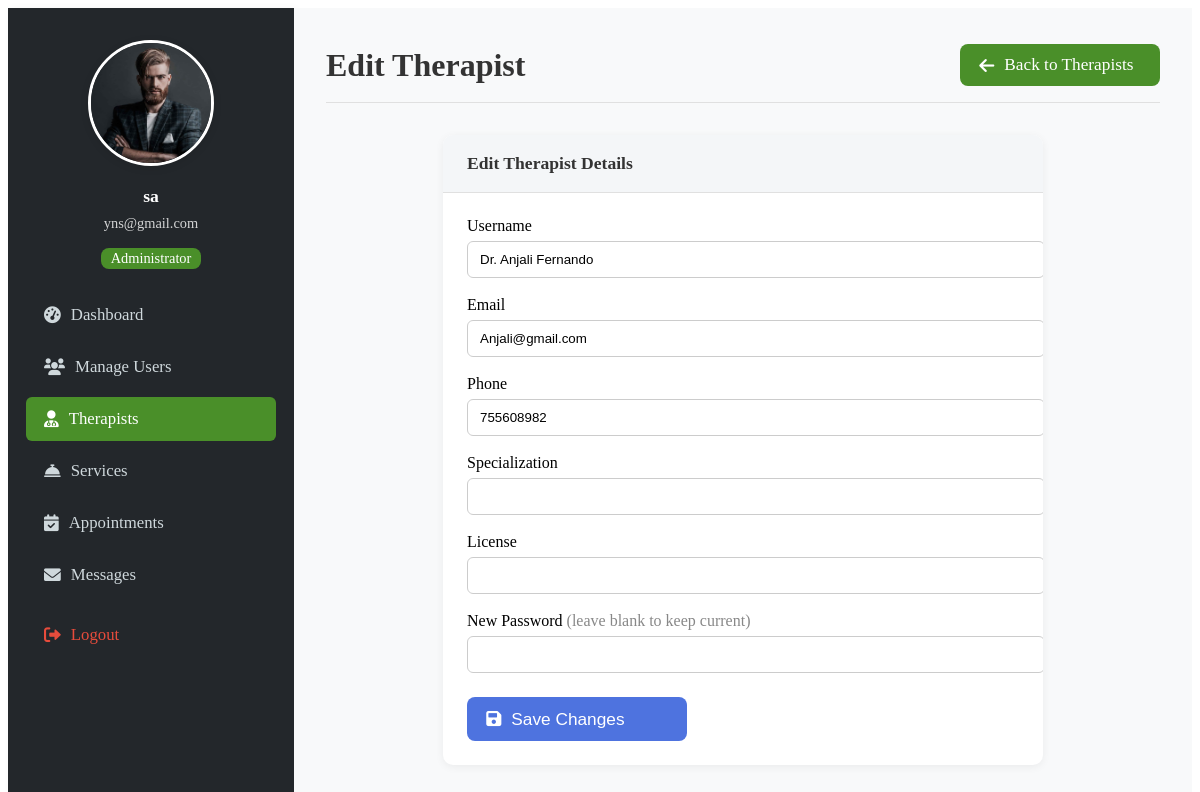
/admin/edit_therapist.php?id=18 (signed in), run on the app's committed database.
### tables this page shows
CREATE TABLE `users` (
  `user_id` int(11) NOT NULL,
  `username` varchar(50) NOT NULL,
  `pwd` varchar(225) NOT NULL,
  `phone` int(20) NOT NULL,
  `email` varchar(100) NOT NULL,
  `role` enum('client','therapist','admin') NOT NULL
);

### admin/edit_therapist.php (the view, shortened to what this page needs)
<?php
include('../dbconnect.php');
$therapist_id = isset($_GET['id']) ? intval($_GET['id']) : 0;
$therapist = null;
if ($therapist_id > 0) {
    $stmt = $conn->prepare("SELECT * FROM users WHERE user_id = ? AND role = 'therapist'");
    if ($stmt) {
        $stmt->bind_param("i", $therapist_id);
        $stmt->execute();
        $result = $stmt->get_result();
        $therapist = $result->fetch_assoc();
    } else {
        $error = 'Database error: ' . $conn->error;
    }
}
?>
<!DOCTYPE html>
<html lang="en">
<head>
    <link rel="stylesheet" href="admin_dashboard_custom.css">
    <link rel="stylesheet" href="https://cdnjs.cloudflare.com/ajax/libs/font-awesome/6.0.0/css/all.min.css">
</head>
<body>
    <div class="admin-flex">
        <div class="admin-sidebar">
            <div class="text-center mb-4">
                <div class="mb-3">
                    <img src="../image/c2.jpg" alt="Admin Profile" class="admin-profile-pic">
                </div>
                <h5><?php echo htmlspecialchars($_SESSION['username']); ?></h5>
                <small><?php echo htmlspecialchars($_SESSION['email']); ?></small>
                <div class="mt-2 admin-badge">Administrator</div>
            </div>
            <ul class="admin-nav">
                <li><a class="admin-nav-link" href="dashboard.php"><i class="fas fa-tachometer-alt"></i>Dashboard</a></li>
                <li><a class="admin-nav-link" href="users.php"><i class="fas fa-users"></i>Manage Users</a></li>
                <li><a class="admin-nav-link active" href="therapists.php"><i class="fas fa-user-md"></i>Therapists</a></li>
                <li><a class="admin-nav-link" href="services.php"><i class="fas fa-concierge-bell"></i>Services</a></li>
                <li><a class="admin-nav-link" href="appointments.php"><i class="fas fa-calendar-check"></i>Appointments</a></li>
                <li><a class="admin-nav-link" href="messages.php"><i class="fas fa-envelope"></i>Messages</a></li>
                <li class="spacing-top"><a class="admin-nav-link text-danger" href="../logout.php"><i class="fas fa-sign-out-alt"></i>Logout</a></li>
            </ul>
        </div>
        <div class="admin-main">
            <div class="admin-header">
                <h1>Edit Therapist</h1>
                <a href="therapists.php" class="admin-btn admin-btn-secondary" style="max-width:200px;">
                    <i class="fas fa-arrow-left me-2"></i>Back to Therapists
                </a>
            </div>
            <div class="admin-card" style="max-width:600px;margin:0 auto;">
                <div class="admin-card-header">Edit Therapist Details</div>
                <div class="admin-card-body">
                    <form method="post">
                        <div style="margin-bottom:18px;">
                            <label for="username" style="display:block;font-weight:500;margin-bottom:6px;">Username</label>
                            <input type="text" id="username" name="username" value="<?php echo htmlspecialchars($therapist['username']); ?>" required style="width:100%;padding:10px 12px;border-radius:6px;border:1px solid #ccc;">
                        </div>
                        <div style="margin-bottom:18px;">
                            <label for="email" style="display:block;font-weight:500;margin-bottom:6px;">Email</label>
                            <input type="email" id="email" name="email" value="<?php echo htmlspecialchars($therapist['email']); ?>" required style="width:100%;padding:10px 12px;border-radius:6px;border:1px solid #ccc;">
                        </div>
                        <div style="margin-bottom:18px;">
                            <label for="phone" style="display:block;font-weight:500;margin-bottom:6px;">Phone</label>
                            <input type="tel" id="phone" name="phone" value="<?php echo htmlspecialchars($therapist['phone']); ?>" style="width:100%;padding:10px 12px;border-radius:6px;border:1px solid #ccc;">
                        </div>
                        <div style="margin-bottom:18px;">
                            <label for="specialization" style="display:block;font-weight:500;margin-bottom:6px;">Specialization</label>
                            <input type="text" id="specialization" name="specialization" value="<?php echo htmlspecialchars($therapist['specialization'] ?? ''); ?>" style="width:100%;padding:10px 12px;border-radius:6px;border:1px solid #ccc;">
                        </div>
                        <div style="margin-bottom:18px;">
                            <label for="license" style="display:block;font-weight:500;margin-bottom:6px;">License</label>
                            <input type="text" id="license" name="license" value="<?php echo htmlspecialchars($therapist['license'] ?? ''); ?>" style="width:100%;padding:10px 12px;border-radius:6px;border:1px solid #ccc;">
                        </div>
                        <div style="margin-bottom:18px;">
                            <label for="new_password" style="display:block;font-weight:500;margin-bottom:6px;">New Password <span style="color:#888;font-weight:400;">(leave blank to keep current)</span></label>
                            <input type="password" id="new_password" name="new_password" style="width:100%;padding:10px 12px;border-radius:6px;border:1px solid #ccc;">
                        </div>
                        <div style="margin-top:24px;">
                            <button type="submit" class="admin-btn admin-btn-primary" style="width:100%;max-width:220px;">
                                <i class="fas fa-save me-2"></i>Save Changes
                            </button>
                        </div>
                    </form>
                </div>
            </div>
        </div>
    </div>
</body>
</html>

### admin/admin_dashboard_custom.css (style rules this page uses)
.admin-flex { display: flex; min-height: 100vh; background: #f8f9fa; }
.admin-sidebar { width: 250px; background: #23272b; color: #fff; padding: 32px 18px 18px 18px; box-shadow: 2px 0 8px rgba(0,0,0,0.04); display: flex; flex-direction: column; min-height: 100vh; }
.admin-sidebar .text-center { text-align: center; }
.admin-sidebar .mb-4 { margin-bottom: 1.5rem; }
.admin-sidebar .mb-3 { margin-bottom: 1rem; }
.admin-sidebar .mt-2 { margin-top: 0.5rem; }
.admin-sidebar .spacing-top { margin-top: 1rem; }
.admin-sidebar h5 { margin: 0 0 0.5rem 0; font-size: 1.1rem; font-weight: 600; }
.admin-sidebar small { display: block; margin-bottom: 0.5rem; font-size: 0.9rem; opacity: 0.8; }
.admin-badge { display: inline-block; padding: 2px 10px; border-radius: 8px; font-size: 0.9rem; font-weight: 500; background: #4a8f29; color: #fff; }
.admin-profile-pic { width: 120px; height: 120px; border-radius: 50%; object-fit: cover; border: 3px solid #fff; box-shadow: 0 2px 8px rgba(0,0,0,0.1); }
.admin-nav { list-style: none; padding: 0; margin: 0; }
.admin-nav-link { display: flex; align-items: center; color: #cfd8dc; text-decoration: none; padding: 12px 18px; border-radius: 6px; margin-bottom: 8px; font-size: 1.05rem; transition: background 0.2s, color 0.2s; }
.admin-nav-link.active, .admin-nav-link:hover { background: #4a8f29; color: #fff; }
.admin-nav-link i { margin-right: 10px; }
.admin-nav-link.text-danger { color: #e74c3c; }
.admin-main { flex: 1; padding: 36px 32px 32px 32px; background: #f8f9fa; min-width: 0; margin-bottom: 32px; }
.admin-header { display: flex; justify-content: space-between; align-items: center; margin-bottom: 32px; border-bottom: 1px solid #e0e0e0; padding-bottom: 16px; }
.admin-header h1 { font-size: 2rem; color: #333; margin: 0; }
.admin-card { background: #fff; border-radius: 10px; box-shadow: 0 2px 8px rgba(0,0,0,0.06); margin-bottom: 0; overflow: hidden; flex: 1 1 900px; min-width: 900px; max-width: 1100px; display: flex; flex-direction: column; }
.admin-card-header { background: #f4f6f8; padding: 18px 24px; border-bottom: 1px solid #e0e0e0; font-size: 1.1rem; font-weight: 600; color: #333; }
.admin-card-body { padding: 24px; flex: 1; overflow-x: auto; }
.admin-btn { display: flex; align-items: center; justify-content: flex-start; background: #4a8f29; color: #fff; padding: 0.7rem 1.2rem; border: none; border-radius: 8px; cursor: pointer; text-decoration: none; font-size: 1.08rem; transition: background 0.3s; width: 100%; font-weight: 500; gap: 10px; margin: 0; box-sizing: border-box; }
.admin-btn:last-child { margin-bottom: 0; }
.admin-btn-primary { background: #4e73df; }
@media (max-width: 1200px) { .admin-card { min-width: 0; max-width: 100%; } }

### data on the page
users: username "Dr. Anjali Fernando", email "Anjali@gmail.com", phone "755608982"

### other printed values
$_SESSION['username'] "sa"
$_SESSION['email'] "yns@gmail.com"
